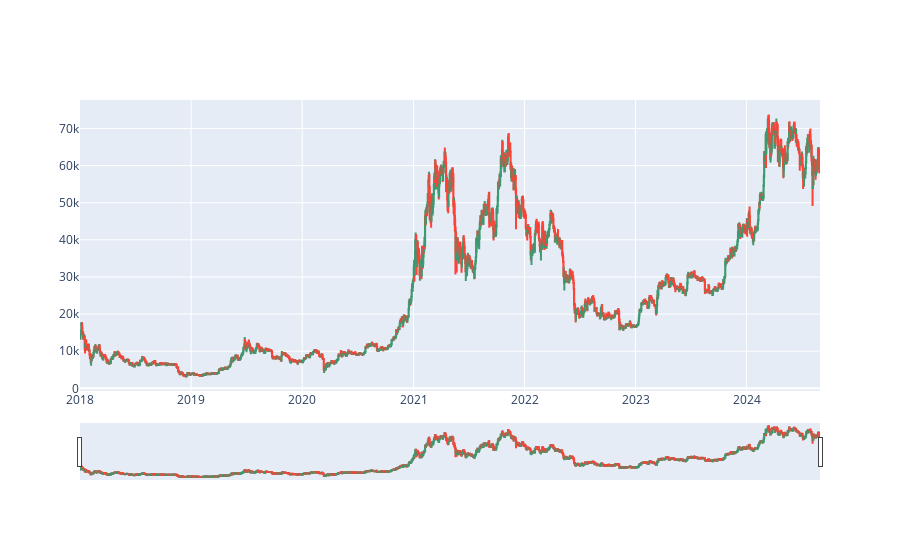

Notebook code for this chart:
### Code cell
# Declarar la figura
fig = go.Figure()

fig.add_trace(go.Candlestick(x=data.Date,
                open=data['Open'],
                high=data['High'],
                low=data['Low'],
                close=data['Close'],
                name = 'Bitcoin Data'))

### Figure 1 — Plotly figure (JSON) as saved in the notebook; plotly's stock layout.template omitted (floating-point values rounded to 4 significant figures; data arrays with more than 128 entries replaced by an {"elided": "..."} marker saying what was removed)
{"data": [{"close": {"elided": "2433 float values"}, "high": {"elided": "2433 float values"}, "low": {"elided": "2433 float values"}, "name": "Bitcoin Data", "open": {"elided": "2433 float values"}, "type": "candlestick", "x": {"elided": "2433 str values"}}], "layout": {}}
